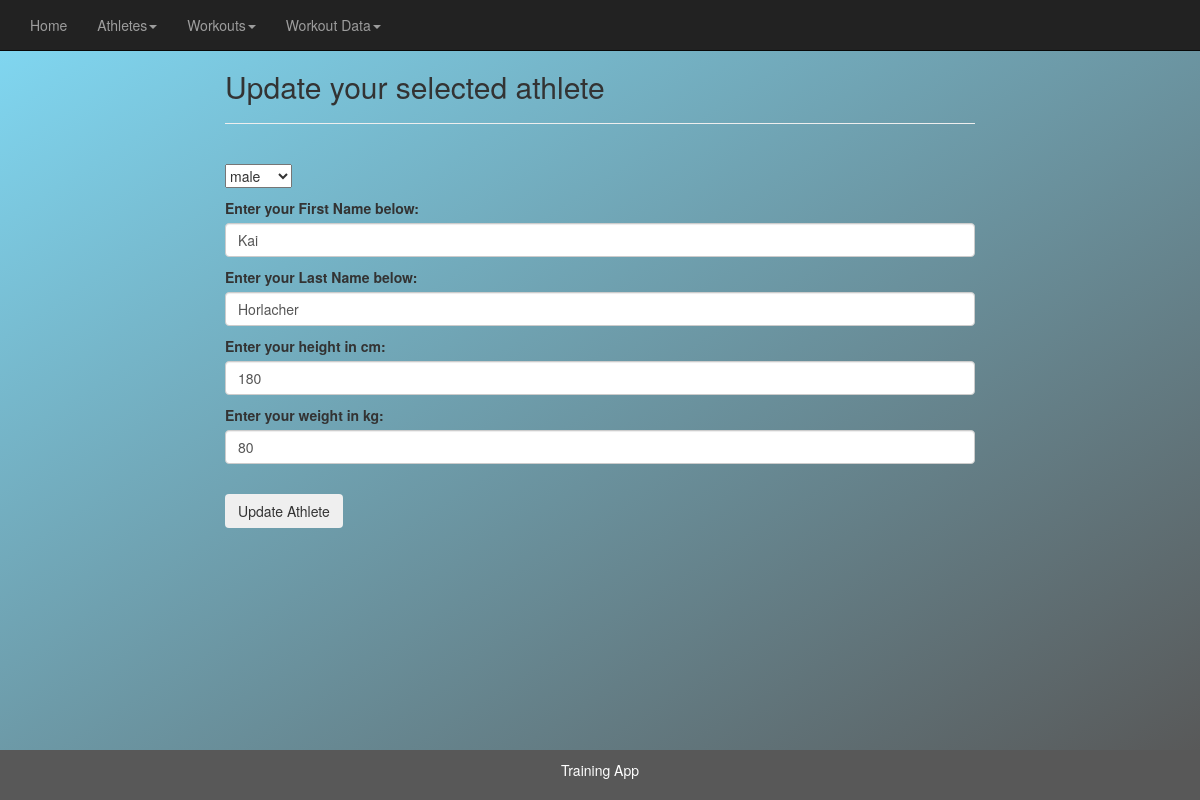
The app's page /update_athlete/1 with its own data.
### athletes/models.py (models this page shows, shortened)
class Athletes(models.Model):
    gender = models.CharField(max_length=10, choices=GENDER_CHOICES, default='diverse')
    first_name = models.CharField(max_length=200)
    last_name = models.CharField(max_length=200)
    height = models.IntegerField()
    weight = models.IntegerField()

### athletes/views.py (the view)
# urls.py: path('update_athlete/<athlete_id>', views.update_athlete, name='update_athlete'),
def update_athlete(request, athlete_id):
    athlete = Athletes.objects.get(pk=athlete_id)
    form = AthletesForm(request.POST or None, instance=athlete)
    if form.is_valid():
        form.save()
        return redirect('athletes_list')
    return render(request, 'update_athlete.html', {'athlete': athlete, 'form':form})

### athletes/forms.py
class AthletesForm(ModelForm):
    class Meta:
        model = Athletes
        fields = '__all__'
        labels = {
            'gender': '',
            'first_name': 'Enter your First Name below:',
            'last_name': 'Enter your Last Name below',
            'height': 'Enter your height in cm',
            'weight': 'Enter your weight in kg',
        }
        widgets = {
            'first_name': forms.TextInput(attrs={'class':'form-control', 'placeholder':'Jane'}),
            'last_name': forms.TextInput(attrs={'class':'form-control', 'placeholder':'Doe'}),
            'height': forms.TextInput(attrs={'class':'form-control', 'placeholder':'180'}),
            'weight': forms.TextInput(attrs={'class':'form-control', 'placeholder':'80'}),
        }

### athletes/templates/update_athlete.html (shortened to what this page needs)
{% extends 'main.html' %}
{% block content %}
  <h2>Update your selected athlete</h2>
  <hr>
  <br/>
  <form method=POST>
    {{ form.as_p }}
    <br/>
    <input type="submit" value="Update Athlete" class="btn btn-secondary">
  </form>
  <br/>
{% endblock %}

### records on screen
Athletes: gender "male", first_name "Kai", last_name "Horlacher", height "180", weight "80"
